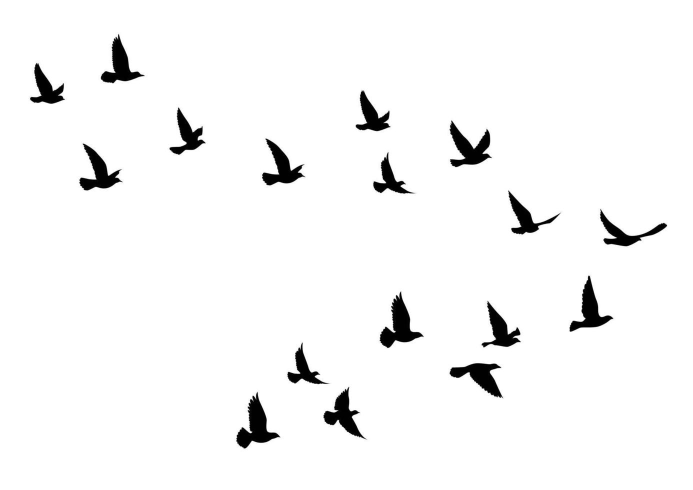
#> input picture data/birds.jpg, 1386 x 980 px (shown at 1/2 size)
$ python contours.py
#> lines starting #> are read from the running program, lines starting #| are printed output that depends on the picture; after the words box and inside, x2 and y2 are one past the last pixel; in counts of white or black regions, pixels touching at a corner belong together
import os

import cv2

img = cv2.imread(os.path.join('.','data','birds.jpg'))
#> img is the input picture: shape (980, 1386, 3); min 0, max 255, mean 245.7

resized_img = cv2.resize(img, (640,480))
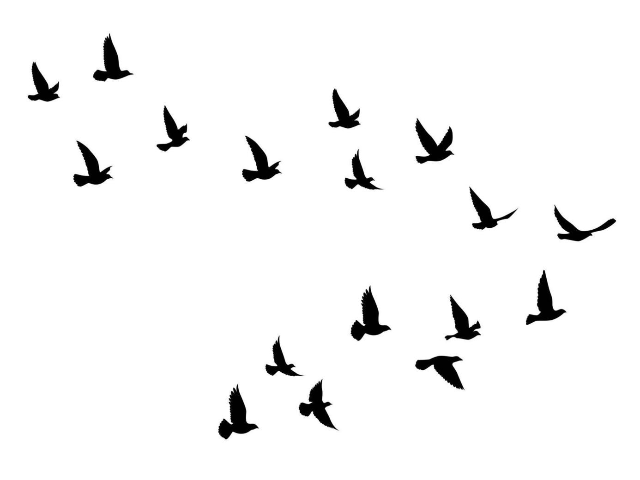
#> resized_img: shape (480, 640, 3); min 0, max 255, mean 245.7

img_gray = cv2.cvtColor(resized_img, cv2.COLOR_BGR2GRAY)

ret, thresh = cv2.threshold(img_gray, 127, 255, cv2.THRESH_BINARY_INV)
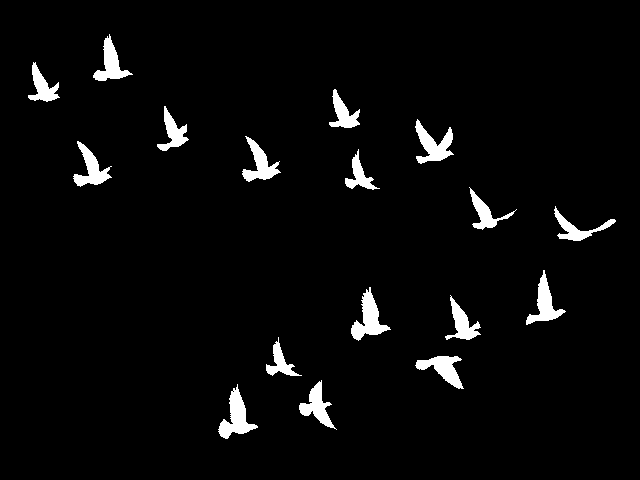
#> thresh: shape (480, 640); 3.6% white; 17 white regions

contours, hierarchy = cv2.findContours(thresh, cv2.RETR_TREE, cv2.CHAIN_APPROX_SIMPLE)
#> contours = 18 contours, 1 with area under 20; largest, box (x1, y1, x2, y2) and area: (218, 384, 258, 439) 790, (351, 287, 391, 341) 786, (415, 119, 454, 164) 716, (526, 270, 566, 325) 656, (415, 356, 464, 389) 656

for cnt in contours:
    if cv2.contourArea(cnt) > 600:
        # cv2.drawContours(resized_img, cnt, -1, (0, 0, 255), 3)

        x1, y1, w, h = cv2.boundingRect(cnt)

        cv2.rectangle(resized_img, (x1,y1), (x1 + w,y1 + h), (0,255,0), 2)
#> this loop made 18 passes
#> (x1, y1, w, h) on passes 1, 3, 4, 7, 8, 12, 13, 14, 18: (218, 384, 40, 55), (299, 380, 38, 50), (415, 356, 49, 33), (351, 287, 40, 54), (526, 270, 40, 55), (73, 141, 39, 46), (242, 136, 39, 46), (415, 119, 39, 45), (93, 34, 40, 47)
#> cnt on pass 2: [[232, 391], [233, 390], [234, 391], [233, 392]]
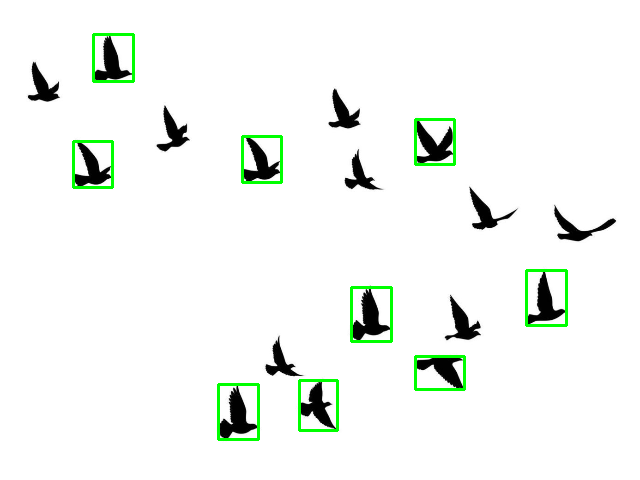
#> resized_img: shape (480, 640, 3); 1.54% of pixels changed, all inside (x1, y1, x2, y2) = (72, 33, 568, 441)

cv2.imshow('img', resized_img)
# cv2.imshow('img_gray', img_gray)
cv2.imshow('img_thresh', thresh)
cv2.waitKey(0)


# Key points about contours:
# • 	Definition: A contour is a curve joining all continuous points along a boundary with the same color or intensity.
# • 	Purpose: They are widely used for shape analysis, object detection, and recognition.


# • 	How to find them:
# • 	Usually, you first convert the image to a binary image (object = white, background = black).
# • 	Apply thresholding or Canny edge detection.
# • 	Use  to extract contours.
# • 	Output of :
# • 	Contours → A list of points outlining each detected shape.
# • 	Hierarchy → Information about nested contours (e.g., one shape inside another).


# - for cnt in contours:
# - Loops through each contour found in the image.
# - contours is usually obtained from cv2.findContours().
# - if cv2.contourArea(cnt) > 600:
# - Calculates the area of the contour.
# - Only processes contours larger than 600 pixels (to ignore small noise).
# - cv2.boundingRect(cnt)
# - Finds the smallest upright rectangle that can fully contain the contour.
# - Returns (x1, y1, w, h):
# - x1, y1 → top-left corner of the rectangle
# - w, h → width and height of the rectangle
# - cv2.rectangle(resized_img, (x1,y1), (x1 + w,y1 + h), (0,255,0), 2)
# - Draws a green rectangle ((0,255,0)) around the contour.
# - (x1, y1) is the top-left corner.
# - (x1 + w, y1 + h) is the bottom-right corner.
# - 2 is the thickness of the rectangle border.
